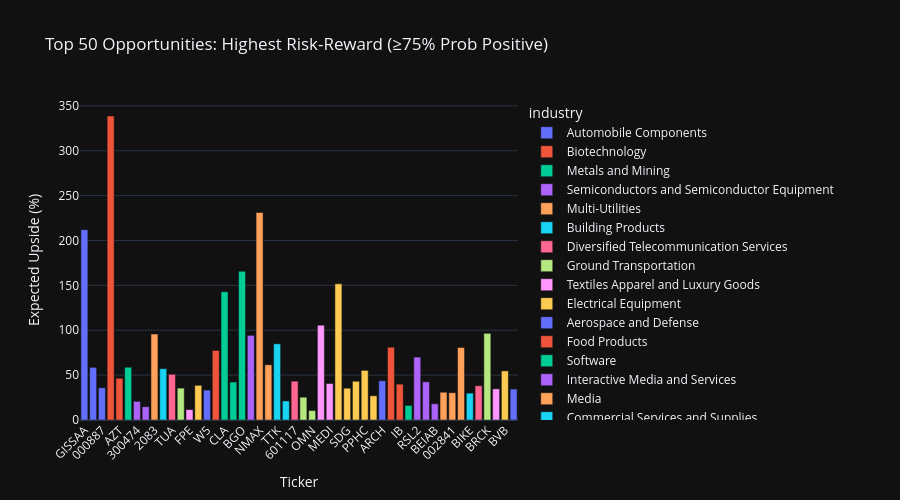

Notebook cell for this chart:
### Markdown cell above
### 4.3 Top Opportunities — Highest Risk-Reward Ratio (Positive Upside)

### Code cell
mc_positive = mc[mc["prob_positive_upside"] >= 75].nlargest(50, "risk_reward_ratio")

fig = px.bar(
    mc_positive,
    x="ticker",
    y="expected_upside_pct",
    color="industry",
    hover_data=["name", "prob_positive_upside", "risk_reward_ratio"],
    title="Top 50 Opportunities: Highest Risk-Reward (≥75% Prob Positive)",
    labels={"expected_upside_pct": "Expected Upside (%)", "ticker": "Ticker"},
    template=PLOTLY_TEMPLATE,
    height=500,
)
fig.update_layout(xaxis_tickangle=-45)
fig.show()

### Figure 1 — Plotly figure (JSON) as saved in the notebook; plotly's stock layout.template omitted (floating-point values rounded to 4 significant figures)
{"data": [{"customdata": [["Grupo Industrial Saltillo S.A.B. de C.V.", 100.0, 538.6], ["Fulin Precision Co. Ltd.", 100.0, 138.8], ["Anhui Zhongding Sealing Parts Co. Ltd.", 100.0, 38.97]], "hovertemplate": "industry=Automobile Components<br>Ticker=%{x}<br>Expected Upside (%)=%{y}<br>name=%{customdata[0]}<br>prob_positive_upside=%{customdata[1]}<br>risk_reward_ratio=%{customdata[2]}<extra></extra>", "legendgroup": "Automobile Components", "marker": {"color": "#636efa", "pattern": {"shape": ""}}, "name": "Automobile Components", "orientation": "v", "showlegend": true, "textposition": "auto", "x": ["GISSAA", "300432", "000887"], "xaxis": "x", "y": [212.1, 58.65, 35.98], "yaxis": "y", "type": "bar"}, {"customdata": [["Innate Pharma S.A.", 100.0, 233.2], ["ArcticZymes Technologies ASA", 100.0, 48.74]], "hovertemplate": "industry=Biotechnology<br>Ticker=%{x}<br>Expected Upside (%)=%{y}<br>name=%{customdata[0]}<br>prob_positive_upside=%{customdata[1]}<br>risk_reward_ratio=%{customdata[2]}<extra></extra>", "legendgroup": "Biotechnology", "marker": {"color": "#EF553B", "pattern": {"shape": ""}}, "name": "Biotechnology", "orientation": "v", "showlegend": true, "textposition": "auto", "x": ["IPH", "AZT"], "xaxis": "x", "y": [338.7, 46.51], "yaxis": "y", "type": "bar"}, {"customdata": [["Sylvania Platinum Limited", 100.0, 213.9]], "hovertemplate": "industry=Metals and Mining<br>Ticker=%{x}<br>Expected Upside (%)=%{y}<br>name=%{customdata[0]}<br>prob_positive_upside=%{customdata[1]}<br>risk_reward_ratio=%{customdata[2]}<extra></extra>", "legendgroup": "Metals and Mining", "marker": {"color": "#00cc96", "pattern": {"shape": ""}}, "name": "Metals and Mining", "orientation": "v", "showlegend": true, "textposition": "auto", "x": ["SLP"], "xaxis": "x", "y": [58.77], "yaxis": "y", "type": "bar"}, {"customdata": [["Changsha Jingjia Microelectronics Co. Ltd.", 100.0, 146.1], ["Shanghai Awinic Technology Co.Ltd.", 100.0, 112.3]], "hovertemplate": "industry=Semiconductors and Semiconductor Equipment<br>Ticker=%{x}<br>Expected Upside (%)=%{y}<br>name=%{customdata[0]}<br>prob_positive_upside=%{customdata[1]}<br>risk_reward_ratio=%{customdata[2]}<extra></extra>", "legendgroup": "Semiconductors and Semiconductor Equipment", "marker": {"color": "#ab63fa", "pattern": {"shape": ""}}, "name": "Semiconductors and Semiconductor Equipment", "orientation": "v", "showlegend": true, "textposition": "auto", "x": ["300474", "688798"], "xaxis": "x", "y": [20.75, 14.83], "yaxis": "y", "type": "bar"}, {"customdata": [["Power and Water Utility Company for Jubail and Yanbu", 100.0, 145.9]], "hovertemplate": "industry=Multi-Utilities<br>Ticker=%{x}<br>Expected Upside (%)=%{y}<br>name=%{customdata[0]}<br>prob_positive_upside=%{customdata[1]}<br>risk_reward_ratio=%{customdata[2]}<extra></extra>", "legendgroup": "Multi-Utilities", "marker": {"color": "#FFA15A", "pattern": {"shape": ""}}, "name": "Multi-Utilities", "orientation": "v", "showlegend": true, "textposition": "auto", "x": ["2083"], "xaxis": "x", "y": [95.79], "yaxis": "y", "type": "bar"}, {"customdata": [["Absolent Air Care Group AB (publ)", 100.0, 132.3]], "hovertemplate": "industry=Building Products<br>Ticker=%{x}<br>Expected Upside (%)=%{y}<br>name=%{customdata[0]}<br>prob_positive_upside=%{customdata[1]}<br>risk_reward_ratio=%{customdata[2]}<extra></extra>", "legendgroup": "Building Products", "marker": {"color": "#19d3f3", "pattern": {"shape": ""}}, "name": "Building Products", "orientation": "v", "showlegend": true, "textposition": "auto", "x": ["ABSO"], "xaxis": "x", "y": [57.14], "yaxis": "y", "type": "bar"}, {"customdata": [["Tuas Limited", 100.0, 109.6]], "hovertemplate": "industry=Diversified Telecommunication Services<br>Ticker=%{x}<br>Expected Upside (%)=%{y}<br>name=%{customdata[0]}<br>prob_positive_upside=%{customdata[1]}<br>risk_reward_ratio=%{customdata[2]}<extra></extra>", "legendgroup": "Diversified Telecommunication Services", "marker": {"color": "#FF6692", "pattern": {"shape": ""}}, "name": "Diversified Telecommunication Services", "orientation": "v", "showlegend": true, "textposition": "auto", "x": ["TUA"], "xaxis": "x", "y": [50.93], "yaxis": "y", "type": "bar"}, {"customdata": [["Guangshen Railway Company Limited", 100.0, 97.92]], "hovertemplate": "industry=Ground Transportation<br>Ticker=%{x}<br>Expected Upside (%)=%{y}<br>name=%{customdata[0]}<br>prob_positive_upside=%{customdata[1]}<br>risk_reward_ratio=%{customdata[2]}<extra></extra>", "legendgroup": "Ground Transportation", "marker": {"color": "#B6E880", "pattern": {"shape": ""}}, "name": "Ground Transportation", "orientation": "v", "showlegend": true, "textposition": "auto", "x": ["525"], "xaxis": "x", "y": [35.5], "yaxis": "y", "type": "bar"}, {"customdata": [["Fope S.p.A.", 100.0, 88.23]], "hovertemplate": "industry=Textiles Apparel and Luxury Goods<br>Ticker=%{x}<br>Expected Upside (%)=%{y}<br>name=%{customdata[0]}<br>prob_positive_upside=%{customdata[1]}<br>risk_reward_ratio=%{customdata[2]}<extra></extra>", "legendgroup": "Textiles Apparel and Luxury Goods", "marker": {"color": "#FF97FF", "pattern": {"shape": ""}}, "name": "Textiles Apparel and Luxury Goods", "orientation": "v", "showlegend": true, "textposition": "auto", "x": ["FPE"], "xaxis": "x", "y": [11.58], "yaxis": "y", "type": "bar"}, {"customdata": [["Beijing HyperStrong Technology Co. Ltd.", 100.0, 83.93]], "hovertemplate": "industry=Electrical Equipment<br>Ticker=%{x}<br>Expected Upside (%)=%{y}<br>name=%{customdata[0]}<br>prob_positive_upside=%{customdata[1]}<br>risk_reward_ratio=%{customdata[2]}<extra></extra>", "legendgroup": "Electrical Equipment", "marker": {"color": "#FECB52", "pattern": {"shape": ""}}, "name": "Electrical Equipment", "orientation": "v", "showlegend": true, "textposition": "auto", "x": ["688411"], "xaxis": "x", "y": [38.61], "yaxis": "y", "type": "bar"}, {"customdata": [["W5 Solutions AB (publ)", 100.0, 83.27]], "hovertemplate": "industry=Aerospace and Defense<br>Ticker=%{x}<br>Expected Upside (%)=%{y}<br>name=%{customdata[0]}<br>prob_positive_upside=%{customdata[1]}<br>risk_reward_ratio=%{customdata[2]}<extra></extra>", "legendgroup": "Aerospace and Defense", "marker": {"color": "#636efa", "pattern": {"shape": ""}}, "name": "Aerospace and Defense", "orientation": "v", "showlegend": true, "textposition": "auto", "x": ["W5"], "xaxis": "x", "y": [33.33], "yaxis": "y", "type": "bar"}, {"customdata": [["Misitano & Stracuzzi S.p.A.", 100.0, 75.71]], "hovertemplate": "industry=Food Products<br>Ticker=%{x}<br>Expected Upside (%)=%{y}<br>name=%{customdata[0]}<br>prob_positive_upside=%{customdata[1]}<br>risk_reward_ratio=%{customdata[2]}<extra></extra>", "legendgroup": "Food Products", "marker": {"color": "#EF553B", "pattern": {"shape": ""}}, "name": "Food Products", "orientation": "v", "showlegend": true, "textposition": "auto", "x": ["MS"], "xaxis": "x", "y": [77.51], "yaxis": "y", "type": "bar"}, {"customdata": [["Claranova SE", 100.0, 72.78], ["Lemonsoft Oyj", 100.0, 52.64], ["Bango PLC", 100.0, 52.51]], "hovertemplate": "industry=Software<br>Ticker=%{x}<br>Expected Upside (%)=%{y}<br>name=%{customdata[0]}<br>prob_positive_upside=%{customdata[1]}<br>risk_reward_ratio=%{customdata[2]}<extra></extra>", "legendgroup": "Software", "marker": {"color": "#00cc96", "pattern": {"shape": ""}}, "name": "Software", "orientation": "v", "showlegend": true, "textposition": "auto", "x": ["CLA", "LEMON", "BGO"], "xaxis": "x", "y": [142.9, 42.28, 165.7], "yaxis": "y", "type": "bar"}, {"customdata": [["Brave Bison Group plc", 100.0, 72.41]], "hovertemplate": "industry=Interactive Media and Services<br>Ticker=%{x}<br>Expected Upside (%)=%{y}<br>name=%{customdata[0]}<br>prob_positive_upside=%{customdata[1]}<br>risk_reward_ratio=%{customdata[2]}<extra></extra>", "legendgroup": "Interactive Media and Services", "marker": {"color": "#ab63fa", "pattern": {"shape": ""}}, "name": "Interactive Media and Services", "orientation": "v", "showlegend": true, "textposition": "auto", "x": ["BBSN"], "xaxis": "x", "y": [94.27], "yaxis": "y", "type": "bar"}, {"customdata": [["Newsmax Inc.", 100.0, 70.8], ["Emerald Holding Inc.", 100.0, 49.02]], "hovertemplate": "industry=Media<br>Ticker=%{x}<br>Expected Upside (%)=%{y}<br>name=%{customdata[0]}<br>prob_positive_upside=%{customdata[1]}<br>risk_reward_ratio=%{customdata[2]}<extra></extra>", "legendgroup": "Media", "marker": {"color": "#FFA15A", "pattern": {"shape": ""}}, "name": "Media", "orientation": "v", "showlegend": true, "textposition": "auto", "x": ["NMAX", "EEX"], "xaxis": "x", "y": [231.2, 61.51], "yaxis": "y", "type": "bar"}, {"customdata": [["TAKKT AG", 100.0, 67.47], ["TOPPAN Holdings Inc.", 100.0, 44.46]], "hovertemplate": "industry=Commercial Services and Supplies<br>Ticker=%{x}<br>Expected Upside (%)=%{y}<br>name=%{customdata[0]}<br>prob_positive_upside=%{customdata[1]}<br>risk_reward_ratio=%{customdata[2]}<extra></extra>", "legendgroup": "Commercial Services and Supplies", "marker": {"color": "#19d3f3", "pattern": {"shape": ""}}, "name": "Commercial Services and Supplies", "orientation": "v", "showlegend": true, "textposition": "auto", "x": ["TTK", "7911"], "xaxis": "x", "y": [84.89, 21.23], "yaxis": "y", "type": "bar"}, {"customdata": [["China National Chemical Engineering Co. Ltd", 100.0, 63.66]], "hovertemplate": "industry=Construction and Engineering<br>Ticker=%{x}<br>Expected Upside (%)=%{y}<br>name=%{customdata[0]}<br>prob_positive_upside=%{customdata[1]}<br>risk_reward_ratio=%{customdata[2]}<extra></extra>", "legendgroup": "Construction and Engineering", "marker": {"color": "#FF6692", "pattern": {"shape": ""}}, "name": "Construction and Engineering", "orientation": "v", "showlegend": true, "textposition": "auto", "x": ["601117"], "xaxis": "x", "y": [43.25], "yaxis": "y", "type": "bar"}, {"customdata": [["AECI Ltd", 100.0, 59.63], ["Omnia Holdings Limited", 100.0, 44.36]], "hovertemplate": "industry=Chemicals<br>Ticker=%{x}<br>Expected Upside (%)=%{y}<br>name=%{customdata[0]}<br>prob_positive_upside=%{customdata[1]}<br>risk_reward_ratio=%{customdata[2]}<extra></extra>", "legendgroup": "Chemicals", "marker": {"color": "#B6E880", "pattern": {"shape": ""}}, "name": "Chemicals", "orientation": "v", "showlegend": true, "textposition": "auto", "x": ["AFE", "OMN"], "xaxis": "x", "y": [25.39, 10.49], "yaxis": "y", "type": "bar"}, {"customdata": [["Crossject Société Anonyme", 100.0, 55.21], ["Medistim ASA", 100.0, 44.74]], "hovertemplate": "industry=Health Care Equipment and Supplies<br>Ticker=%{x}<br>Expected Upside (%)=%{y}<br>name=%{customdata[0]}<br>prob_positive_upside=%{customdata[1]}<br>risk_reward_ratio=%{customdata[2]}<extra></extra>", "legendgroup": "Health Care Equipment and Supplies", "marker": {"color": "#FF97FF", "pattern": {"shape": ""}}, "name": "Health Care Equipment and Supplies", "orientation": "v", "showlegend": true, "textposition": "auto", "x": ["ALCJ", "MEDI"], "xaxis": "x", "y": [105.6, 40.63], "yaxis": "y", "type": "bar"}, {"customdata": [["Amadeus FiRe AG", 100.0, 54.27], ["Synergie SE", 100.0, 52.16], ["Freelance.com SA", 100.0, 49.53], ["Public Policy Holding Company Inc.", 100.0, 48.01], ["Tamkeen Human Resources Company", 100.0, 40.96]], "hovertemplate": "industry=Professional Services<br>Ticker=%{x}<br>Expected Upside (%)=%{y}<br>name=%{customdata[0]}<br>prob_positive_upside=%{customdata[1]}<br>risk_reward_ratio=%{customdata[2]}<extra></extra>", "legendgroup": "Professional Services", "marker": {"color": "#FECB52", "pattern": {"shape": ""}}, "name": "Professional Services", "orientation": "v", "showlegend": true, "textposition": "auto", "x": ["AAD", "SDG", "ALFRE", "PPHC", "1835"], "xaxis": "x", "y": [151.7, 35.44, 43.15, 55.28, 26.96], "yaxis": "y", "type": "bar"}, {"customdata": [["Archer Limited", 100.0, 52.52]], "hovertemplate": "industry=Energy Equipment and Services<br>Ticker=%{x}<br>Expected Upside (%)=%{y}<br>name=%{customdata[0]}<br>prob_positive_upside=%{customdata[1]}<br>risk_reward_ratio=%{customdata[2]}<extra></extra>", "legendgroup": "Energy Equipment and Services", "marker": {"color": "#636efa", "pattern": {"shape": ""}}, "name": "Energy Equipment and Services", "orientation": "v", "showlegend": true, "textposition": "auto", "x": ["ARCH"], "xaxis": "x", "y": [43.72], "yaxis": "y", "type": "bar"}, {"customdata": [["Audax Renovables S.A.", 100.0, 51.71], ["Iniziative Bresciane S.p.A.", 100.0, 47.99]], "hovertemplate": "industry=Independent Power and Renewable Electricity Producers<br>Ticker=%{x}<br>Expected Upside (%)=%{y}<br>name=%{customdata[0]}<br>prob_positive_upside=%{customdata[1]}<br>risk_reward_ratio=%{customdata[2]}<extra></extra>", "legendgroup": "Independent Power and Renewable Electricity Producers", "marker": {"color": "#EF553B", "pattern": {"shape": ""}}, "name": "Independent Power and Renewable Electricity Producers", "orientation": "v", "showlegend": true, "textposition": "auto", "x": ["ADX", "IB"], "xaxis": "x", "y": [81.07, 39.92], "yaxis": "y", "type": "bar"}, {"customdata": [["Puuilo Oyj", 100.0, 49.19]], "hovertemplate": "industry=Broadline Retail<br>Ticker=%{x}<br>Expected Upside (%)=%{y}<br>name=%{customdata[0]}<br>prob_positive_upside=%{customdata[1]}<br>risk_reward_ratio=%{customdata[2]}<extra></extra>", "legendgroup": "Broadline Retail", "marker": {"color": "#00cc96", "pattern": {"shape": ""}}, "name": "Broadline Retail", "orientation": "v", "showlegend": true, "textposition": "auto", "x": ["PUUILO"], "xaxis": "x", "y": [16.22], "yaxis": "y", "type": "bar"}, {"customdata": [["R. STAHL AG", 100.0, 49.17], ["Luoyang Xinqianglian Slewing Bearing Co. Ltd.", 100.0, 44.38], ["Beijer Alma AB (publ)", 100.0, 40.6]], "hovertemplate": "industry=Machinery<br>Ticker=%{x}<br>Expected Upside (%)=%{y}<br>name=%{customdata[0]}<br>prob_positive_upside=%{customdata[1]}<br>risk_reward_ratio=%{customdata[2]}<extra></extra>", "legendgroup": "Machinery", "marker": {"color": "#ab63fa", "pattern": {"shape": ""}}, "name": "Machinery", "orientation": "v", "showlegend": true, "textposition": "auto", "x": ["RSL2", "300850", "BEIAB"], "xaxis": "x", "y": [70.14, 42.52, 18.06], "yaxis": "y", "type": "bar"}, {"customdata": [["Sanmina Corporation", 100.0, 45.51], ["Guangzhou Shiyuan Electronic Technology Company Limited", 100.0, 43.72], ["Evolv Technologies Holdings Inc.", 100.0, 37.41]], "hovertemplate": "industry=Electronic Equipment Instruments and Components<br>Ticker=%{x}<br>Expected Upside (%)=%{y}<br>name=%{customdata[0]}<br>prob_positive_upside=%{customdata[1]}<br>risk_reward_ratio=%{customdata[2]}<extra></extra>", "legendgroup": "Electronic Equipment Instruments and Components", "marker": {"color": "#FFA15A", "pattern": {"shape": ""}}, "name": "Electronic Equipment Instruments and Components", "orientation": "v", "showlegend": true, "textposition": "auto", "x": ["SANM", "002841", "EVLV"], "xaxis": "x", "y": [30.94, 30.38, 80.77], "yaxis": "y", "type": "bar"}, {"customdata": [["Bike24 Holding AG", 100.0, 44.07]], "hovertemplate": "industry=Specialty Retail<br>Ticker=%{x}<br>Expected Upside (%)=%{y}<br>name=%{customdata[0]}<br>prob_positive_upside=%{customdata[1]}<br>risk_reward_ratio=%{customdata[2]}<extra></extra>", "legendgroup": "Specialty Retail", "marker": {"color": "#19d3f3", "pattern": {"shape": ""}}, "name": "Specialty Retail", "orientation": "v", "showlegend": true, "textposition": "auto", "x": ["BIKE"], "xaxis": "x", "y": [29.93], "yaxis": "y", "type": "bar"}, {"customdata": [["Beijing Ultrapower Software Co. Ltd.", 100.0, 42.92]], "hovertemplate": "industry=IT Services<br>Ticker=%{x}<br>Expected Upside (%)=%{y}<br>name=%{customdata[0]}<br>prob_positive_upside=%{customdata[1]}<br>risk_reward_ratio=%{customdata[2]}<extra></extra>", "legendgroup": "IT Services", "marker": {"color": "#FF6692", "pattern": {"shape": ""}}, "name": "IT Services", "orientation": "v", "showlegend": true, "textposition": "auto", "x": ["300002"], "xaxis": "x", "y": [38.16], "yaxis": "y", "type": "bar"}, {"customdata": [["Brickability Group Plc", 100.0, 41.98]], "hovertemplate": "industry=Trading Companies and Distributors<br>Ticker=%{x}<br>Expected Upside (%)=%{y}<br>name=%{customdata[0]}<br>prob_positive_upside=%{customdata[1]}<br>risk_reward_ratio=%{customdata[2]}<extra></extra>", "legendgroup": "Trading Companies and Distributors", "marker": {"color": "#B6E880", "pattern": {"shape": ""}}, "name": "Trading Companies and Distributors", "orientation": "v", "showlegend": true, "textposition": "auto", "x": ["BRCK"], "xaxis": "x", "y": [96.55], "yaxis": "y", "type": "bar"}, {"customdata": [["OYAK Çimento Fabrikalari A.S.", 100.0, 41.26]], "hovertemplate": "industry=Construction Materials<br>Ticker=%{x}<br>Expected Upside (%)=%{y}<br>name=%{customdata[0]}<br>prob_positive_upside=%{customdata[1]}<br>risk_reward_ratio=%{customdata[2]}<extra></extra>", "legendgroup": "Construction Materials", "marker": {"color": "#FF97FF", "pattern": {"shape": ""}}, "name": "Construction Materials", "orientation": "v", "showlegend": true, "textposition": "auto", "x": ["OYAKC"], "xaxis": "x", "y": [34.72], "yaxis": "y", "type": "bar"}, {"customdata": [["Borussia Dortmund GmbH & Co. Kommanditgesellschaft auf Aktien", 100.0, 38.32]], "hovertemplate": "industry=Entertainment<br>Ticker=%{x}<br>Expected Upside (%)=%{y}<br>name=%{customdata[0]}<br>prob_positive_upside=%{customdata[1]}<br>risk_reward_ratio=%{customdata[2]}<extra></extra>", "legendgroup": "Entertainment", "marker": {"color": "#FECB52", "pattern": {"shape": ""}}, "name": "Entertainment", "orientation": "v", "showlegend": true, "textposition": "auto", "x": ["BVB"], "xaxis": "x", "y": [54.7], "yaxis": "y", "type": "bar"}, {"customdata": [["Joincare Pharmaceutical Group Industry Co.Ltd.", 100.0, 37.52]], "hovertemplate": "industry=Pharmaceuticals<br>Ticker=%{x}<br>Expected Upside (%)=%{y}<br>name=%{customdata[0]}<br>prob_positive_upside=%{customdata[1]}<br>risk_reward_ratio=%{customdata[2]}<extra></extra>", "legendgroup": "Pharmaceuticals", "marker": {"color": "#636efa", "pattern": {"shape": ""}}, "name": "Pharmaceuticals", "orientation": "v", "showlegend": true, "textposition": "auto", "x": ["600380"], "xaxis": "x", "y": [34.49], "yaxis": "y", "type": "bar"}], "layout": {"xaxis": {"anchor": "y", "domain": [0.0, 1.0], "title": {"text": "Ticker"}, "tickangle": -45}, "yaxis": {"anchor": "x", "domain": [0.0, 1.0], "title": {"text": "Expected Upside (%)"}}, "legend": {"title": {"text": "industry"}, "tracegroupgap": 0}, "title": {"text": "Top 50 Opportunities: Highest Risk-Reward (≥75% Prob Positive)"}, "barmode": "relative", "height": 500}}
